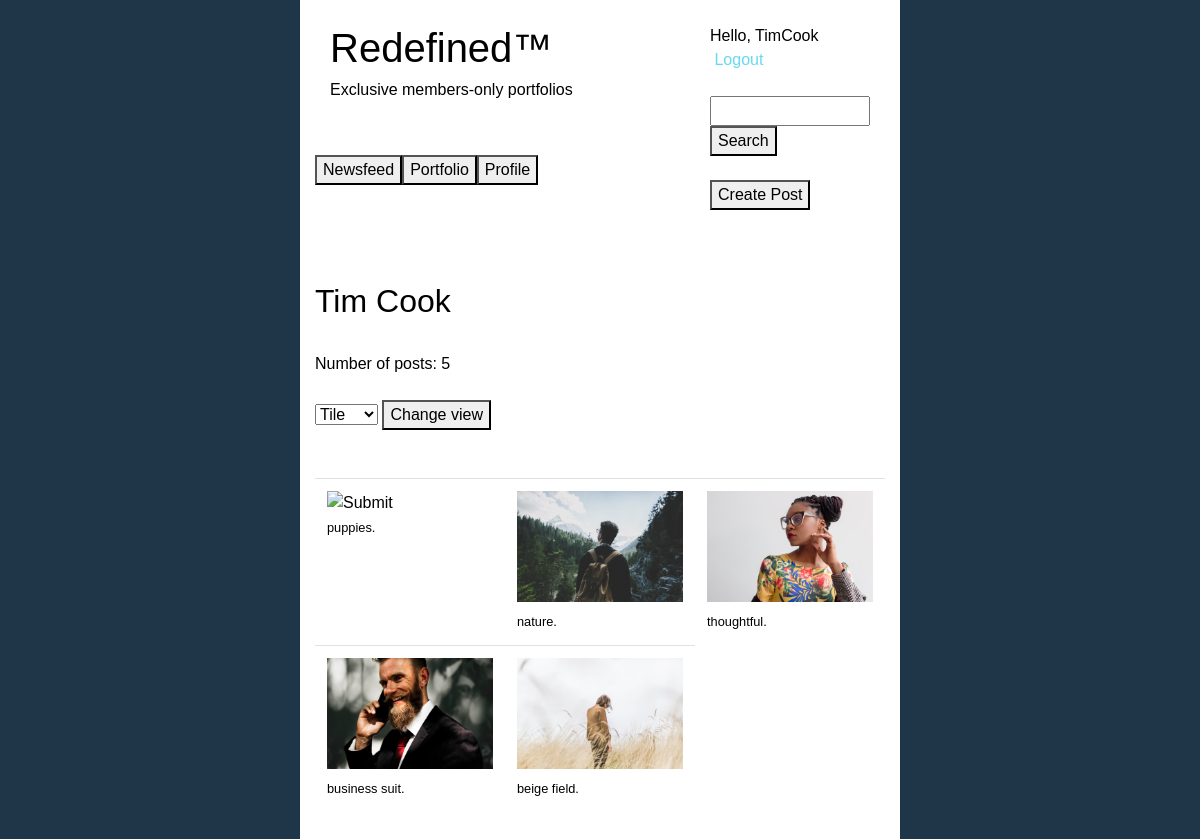
The page /portfolio (signed in) on the database its author committed.
### portfolios/models.py (models this page shows)
class Post(models.Model):
      title = models.CharField(max_length=32)
      timestamp = models.DateTimeField(auto_now_add=True)
      user_id = models.IntegerField()
      image = models.FileField(upload_to='user-image-upload/', blank=True)
      text = models.CharField(max_length=16384, blank=True)

### portfolios/views.py (the view)
# urls.py: path("portfolio", views.portfolio_view, name="portfolio"),
def portfolio_view(request):
    if not request.user.is_authenticated:
        return HttpResponseRedirect(reverse("login"))
    author_id = request.POST.get("author_id")
    if author_id is None:
        author_id = request.user.id
    view_kind = request.POST.get("view_kind")
    if view_kind is None:
        view_kind = "Tile"
    return render(request, "portfolios/portfolio.html", {
        "user": request.user,
        "author": getUser(author_id),
        "posts": getPostsForUserIdReverse(author_id),
        "view_kind": view_kind,
        "view_kind_enum": view_kind_enum
    })

### portfolios/manager.py (called while the page is built)
def getAllPosts():
    return Post.objects.all()

def getPostsForUserId(user_id):
    return getAllPosts().filter(user_id = user_id)

def getPostsForUserIdReverse(user_id):
    return getPostsForUserId(user_id).order_by('timestamp').reverse()

def getAllUsers():
    return User.objects.all()

def getUser(user_id):
    return getAllUsers().get(pk=user_id)

### portfolios/templates/portfolios/portfolio.html (shortened to what this page needs)
{% extends "users/layout.html" %}
{% block body %}
  {% if author.first_name == "" and author.last_name == "" %}
      <h2>{{ author.username }}</h2>
  {% else %}
      <h2>{{ author.first_name }} {{ author.last_name }}</h2>
  {% endif %}
  <br/>
    Number of posts: {{ posts|length }}
    <br/>
    <br/>
    <form id="post" action="{% url 'portfolio' %}" method="post">
        <select name="view_kind">
            {% for option in view_kind_enum %}
                {% if view_kind == option %}
                    <option value="{{option}}" selected="selected">{{option}}</option>
                {% else %}
                    <option value="{{option}}">{{option}}</option>
                {% endif %}
            {% endfor %}
        </select>
        <button type="submit">Change view</button>
    </form>
    <br/>
    <br/>
    {% if view_kind == 'Tile' %}
      <table class="table">
        <tbody>
          <tr>
              {% for post in posts %}
                  <td style = "width:33.33%">
                      <form id="post" action="{% url 'post' %}" method="post">
                        {% if post.image.url is not None %}
                            <input type="image" src="{{ post.image.url }}" border="0"
                                  style="width: auto; max-width: 100%; height: auto; max-height: 100%;"
                                  alt="Submit" />
                            <br/>
                            <small>{{ post.title }}</small>
                        {% else %}
                            <button type="submit">{{ post.title }}</button>
                            <br/>
                            <small>Written Work</small>
                        {% endif %}
                      </form>
                  </td>
                  {% if not forloop.last and forloop.counter|divisibleby:3 %}
                      </tr>
                      <tr>
                  {% endif %}
              {% endfor %}
          </tr>
      </table>
    {% endif %}
{% endblock %}

### portfolios/templates/users/layout.html (shortened to what this page needs)
<!DOCTYPE html>
<html>
    <head>
        <link rel="stylesheet" href="https://stackpath.bootstrapcdn.com/bootstrap/4.1.1/css/bootstrap.min.css"
>
        <link rel="stylesheet" href="../../static/style.css">
    </head>
    <body>
        <div>
            <div class="container-fluid">
                <div class="row">
                    <div class="col-sm-3 box"></div>
                    <div class="col-sm-6 box" style="background-color: white; height=100vh">
                        <div class="container-fluid">
                            <div class="row">
                                <div class="col-sm-8" style="background-color: white;">
                                    <br/>
                                    <h1>Redefined™</h1>
                                    <h6>Exclusive members-only portfolios</h6>
                                    <br/>
                                    <br/>
                                    <div class="row">
                                        {% if user.is_authenticated %}
                                            <form id="portfolio" action="{% url 'newsfeed' %}" method="post">
                                                <button type="submit">Newsfeed</button>
                                            </form>
                                            <form id="portfolio" action="{% url 'portfolio' %}" method="post">
                                                <button type="submit">Portfolio</button>
                                            </form>
                                            <form id="profile" action="{% url 'profile' %}" method="post">
                                                <button type="submit">Profile</button>
                                            </form>
                                        {% endif %}
                                    </div>
                                </div>
                                <div class="col-sm-4">
                                    {% if user.is_authenticated %}
                                        <br/>
                                        {% if user.is_authenticated %}
                                            {% if user.username == None %}
                                                Hello, {{ user.first_name }}
                                            {% else %}
                                                Hello, {{ user.username }}
                                            {% endif %}
                                            &nbsp;<a href="{% url 'logout' %}">Logout</a>
                                        {% endif %}
                                        <br/>
                                        <br/>
                                        <form id="user" action="{% url 'search' %}" method="post">
                                            <input name="search_term" type="text" style="width:100%"/>
                                            <button type="submit">Search</button>
                                            <br/>
                                            <br/>
                                        </form>
                                        <form id="create_post" action="{% url 'create_post' %}" method="post">
                                                <button type="submit">Create Post</button>
                                            </form>
                                    {% endif %}
                                </div>
                            </div>
                        </div>
                        <br/>
                        <br/>
                        <br/>
                        {% block body %}
                        {% endblock %}
                        <br/>
                        <br/>
                    </div>
                    <div class="col-sm-3 box"></div>
                </div>
            </div>
        </div>
    </body>
</html>

### portfolios/static/style.css (style rules this page uses)
body { font-family: "Gill Sans", "Gill Sans MT", Calibri, "Trebuchet MS", sans-serif; text-decoration: none; color: black; }
body { background-color: #1E3647; }
a:link, a:visited { color: #66D9EF; }

### rows shown on the page
Post: title "puppies."
Post: title "nature."
Post: title "thoughtful."
Post: title "business suit."
Post: title "beige field."

### other values the page prints
{{ user.username }} "TimCook"
{{ author.first_name }} "Tim"
{{ author.last_name }} "Cook"
{{ posts|length }} "5"
form field view_kind "Tile"
